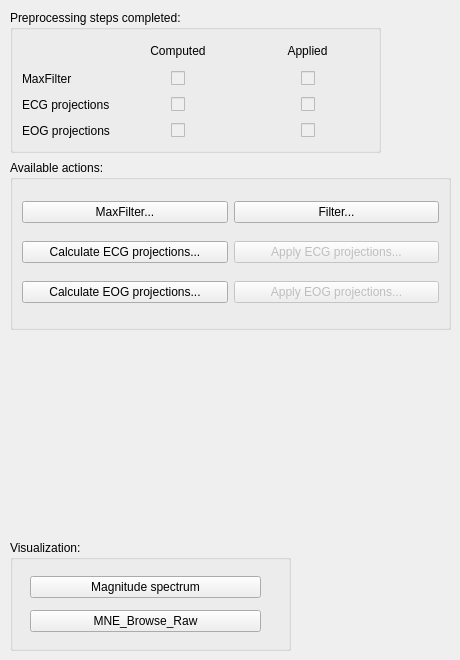
            <widget class="QWidget" name="tabPreprocessing">
             <attribute name="title">
              <string>Preprocessing</string>
             </attribute>
             <widget class="QGroupBox" name="groupBoxAvailablePreprocessing">
              <property name="geometry">
               <rect>
                <x>10</x>
                <y>160</y>
                <width>441</width>
                <height>170</height>
               </rect>
              </property>
              <property name="maximumSize">
               <size>
                <width>16777215</width>
                <height>16777215</height>
               </size>
              </property>
              <property name="title">
               <string>Available actions:</string>
              </property>
              <layout class="QGridLayout" name="gridLayout_3">
               <item row="1" column="0">
                <layout class="QHBoxLayout" name="horizontalLayout">
                 <item>
                  <widget class="QPushButton" name="pushButtonECG">
                   <property name="text">
                    <string>Calculate ECG projections...</string>
                   </property>
                  </widget>
                 </item>
                 <item>
                  <widget class="QPushButton" name="pushButtonApplyECG">
                   <property name="enabled">
                    <bool>false</bool>
                   </property>
                   <property name="text">
                    <string>Apply ECG projections...</string>
                   </property>
                  </widget>
                 </item>
                </layout>
               </item>
               <item row="2" column="0">
                <layout class="QHBoxLayout" name="horizontalLayout_12">
                 <item>
                  <widget class="QPushButton" name="pushButtonEOG">
                   <property name="text">
                    <string>Calculate EOG projections...</string>
                   </property>
                  </widget>
                 </item>
                 <item>
                  <widget class="QPushButton" name="pushButtonApplyEOG">
                   <property name="enabled">
                    <bool>false</bool>
                   </property>
                   <property name="text">
                    <string>Apply EOG projections...</string>
                   </property>
                  </widget>
                 </item>
                </layout>
               </item>
               <item row="0" column="0">
                <layout class="QHBoxLayout" name="horizontalLayout_18">
                 <item>
                  <widget class="QPushButton" name="pushButtonMaxFilter">
                   <property name="text">
                    <string>MaxFilter...</string>
                   </property>
                  </widget>
                 </item>
                 <item>
                  <widget class="QPushButton" name="pushButtonFilter">
                   <property name="text">
                    <string>Filter...</string>
                   </property>
                  </widget>
                 </item>
                </layout>
               </item>
              </layout>
             </widget>
             <widget class="QGroupBox" name="groupBoxPreprocessingCheckBoxes">
              <property name="geometry">
               <rect>
                <x>10</x>
                <y>10</y>
                <width>371</width>
                <height>143</height>
               </rect>
              </property>
              <property name="sizePolicy">
               <sizepolicy hsizetype="MinimumExpanding" vsizetype="Preferred">
                <horstretch>0</horstretch>
                <verstretch>0</verstretch>
               </sizepolicy>
              </property>
              <property name="minimumSize">
               <size>
                <width>60</width>
                <height>0</height>
               </size>
              </property>
              <property name="title">
               <string>Preprocessing steps completed:</string>
              </property>
              <layout class="QVBoxLayout" name="verticalLayout_10">
               <item>
                <layout class="QGridLayout" name="gridLayout_6">
                 <property name="sizeConstraint">
                  <enum>QLayout::SetDefaultConstraint</enum>
                 </property>
                 <item row="0" column="2">
                  <widget class="QLabel" name="labelEOGApplied_2">
                   <property name="text">
                    <string>Applied</string>
                   </property>
                   <property name="alignment">
                    <set>Qt::AlignCenter</set>
                   </property>
                  </widget>
                 </item>
                 <item row="2" column="0">
                  <widget class="QLabel" name="labelECGComputed_2">
                   <property name="text">
                    <string>ECG projections</string>
                   </property>
                  </widget>
                 </item>
                 <item row="3" column="0">
                  <widget class="QLabel" name="labelEOGComputed_2">
                   <property name="text">
                    <string>EOG projections</string>
                   </property>
                  </widget>
                 </item>
                 <item row="0" column="1">
                  <widget class="QLabel" name="labelECGApplied_2">
                   <property name="text">
                    <string>Computed</string>
                   </property>
                   <property name="alignment">
                    <set>Qt::AlignCenter</set>
                   </property>
                  </widget>
                 </item>
                 <item row="1" column="0">
                  <widget class="QLabel" name="labelMaxFilter_2">
                   <property name="text">
                    <string>MaxFilter</string>
                   </property>
                  </widget>
                 </item>
                 <item row="1" column="1">
                  <layout class="QHBoxLayout" name="horizontalLayout_13">
                   <item>
                    <spacer name="horizontalSpacer_5">
                     <property name="orientation">
                      <enum>Qt::Horizontal</enum>
                     </property>
                     <property name="sizeHint" stdset="0">
                      <size>
                       <width>40</width>
                       <height>20</height>
                      </size>
                     </property>
                    </spacer>
                   </item>
                   <item>
                    <widget class="QCheckBox" name="checkBoxMaxFilterComputed">
                     <property name="enabled">
                      <bool>false</bool>
                     </property>
                     <property name="inputMethodHints">
                      <set>Qt::ImhDigitsOnly</set>
                     </property>
                     <property name="text">
                      <string/>
                     </property>
                    </widget>
                   </item>
                   <item>
                    <spacer name="horizontalSpacer_8">
                     <property name="orientation">
                      <enum>Qt::Horizontal</enum>
                     </property>
                     <property name="sizeHint" stdset="0">
                      <size>
                       <width>40</width>
                       <height>20</height>
                      </size>
                     </property>
                    </spacer>
                   </item>
                  </layout>
                 </item>
                 <item row="2" column="2">
                  <layout class="QHBoxLayout" name="horizontalLayout_16">
                   <item>
                    <spacer name="horizontalSpacer_9">
                     <property name="orientation">
                      <enum>Qt::Horizontal</enum>
                     </property>
                     <property name="sizeHint" stdset="0">
                      <size>
                       <width>40</width>
                       <height>20</height>
                      </size>
                     </property>
                    </spacer>
                   </item>
                   <item>
                    <widget class="QCheckBox" name="checkBoxECGApplied">
                     <property name="enabled">
                      <bool>false</bool>
                     </property>
                     <property name="text">
                      <string/>
                     </property>
                    </widget>
                   </item>
                   <item>
                    <spacer name="horizontalSpacer_10">
                     <property name="orientation">
                      <enum>Qt::Horizontal</enum>
                     </property>
                     <property name="sizeHint" stdset="0">
                      <size>
                       <width>40</width>
                       <height>20</height>
                      </size>
                     </property>
                    </spacer>
                   </item>
                  </layout>
                 </item>
                 <item row="2" column="1">
                  <layout class="QHBoxLayout" name="horizontalLayout_17">
                   <item>
                    <spacer name="horizontalSpacer_11">
                     <property name="orientation">
                      <enum>Qt::Horizontal</enum>
                     </property>
                     <property name="sizeHint" stdset="0">
                      <size>
                       <width>40</width>
                       <height>20</height>
                      </size>
                     </property>
                    </spacer>
                   </item>
                   <item>
                    <widget class="QCheckBox" name="checkBoxECGComputed">
                     <property name="enabled">
                      <bool>false</bool>
                     </property>
                     <property name="text">
                      <string/>
                     </property>
                    </widget>
                   </item>
                   <item>
                    <spacer name="horizontalSpacer_12">
                     <property name="orientation">
                      <enum>Qt::Horizontal</enum>
                     </property>
                     <property name="sizeHint" stdset="0">
                      <size>
                       <width>40</width>
                       <height>20</height>
                      </size>
                     </property>
                    </spacer>
                   </item>
                  </layout>
                 </item>
                 <item row="3" column="1">
                  <layout class="QHBoxLayout" name="horizontalLayout_19">
                   <item>
                    <spacer name="horizontalSpacer_15">
                     <property name="orientation">
                      <enum>Qt::Horizontal</enum>
                     </property>
                     <property name="sizeHint" stdset="0">
                      <size>
                       <width>40</width>
                       <height>20</height>
                      </size>
                     </property>
                    </spacer>
                   </item>
                   <item>
                    <widget class="QCheckBox" name="checkBoxEOGComputed">
                     <property name="enabled">
                      <bool>false</bool>
                     </property>
                     <property name="text">
                      <string/>
                     </property>
                    </widget>
                   </item>
                   <item>
                    <spacer name="horizontalSpacer_16">
                     <property name="orientation">
                      <enum>Qt::Horizontal</enum>
                     </property>
                     <property name="sizeHint" stdset="0">
                      <size>
                       <width>40</width>
                       <height>20</height>
                      </size>
                     </property>
                    </spacer>
                   </item>
                  </layout>
                 </item>
                 <item row="3" column="2">
                  <layout class="QHBoxLayout" name="horizontalLayout_20">
                   <item>
                    <spacer name="horizontalSpacer_13">
                     <property name="orientation">
                      <enum>Qt::Horizontal</enum>
                     </property>
                     <property name="sizeHint" stdset="0">
                      <size>
                       <width>40</width>
                       <height>20</height>
                      </size>
                     </property>
                    </spacer>
                   </item>
                   <item>
                    <widget class="QCheckBox" name="checkBoxEOGApplied">
                     <property name="enabled">
                      <bool>false</bool>
                     </property>
                     <property name="text">
                      <string/>
                     </property>
                    </widget>
                   </item>
                   <item>
                    <spacer name="horizontalSpacer_14">
                     <property name="orientation">
                      <enum>Qt::Horizontal</enum>
                     </property>
                     <property name="sizeHint" stdset="0">
                      <size>
                       <width>40</width>
                       <height>20</height>
                      </size>
                     </property>
                    </spacer>
                   </item>
                  </layout>
                 </item>
                 <item row="1" column="2">
                  <layout class="QHBoxLayout" name="horizontalLayout_21">
                   <item>
                    <spacer name="horizontalSpacer_7">
                     <property name="orientation">
                      <enum>Qt::Horizontal</enum>
                     </property>
                     <property name="sizeHint" stdset="0">
                      <size>
                       <width>40</width>
                       <height>20</height>
                      </size>
                     </property>
                    </spacer>
                   </item>
                   <item>
                    <widget class="QCheckBox" name="checkBoxMaxFilterApplied">
                     <property name="enabled">
                      <bool>false</bool>
                     </property>
                     <property name="text">
                      <string/>
                     </property>
                    </widget>
                   </item>
                   <item>
                    <spacer name="horizontalSpacer_17">
                     <property name="orientation">
                      <enum>Qt::Horizontal</enum>
                     </property>
                     <property name="sizeHint" stdset="0">
                      <size>
                       <width>40</width>
                       <height>20</height>
                      </size>
                     </property>
                    </spacer>
                   </item>
                  </layout>
                 </item>
                </layout>
               </item>
              </layout>
             </widget>
             <widget class="QGroupBox" name="groupBoxVisualization_2">
              <property name="geometry">
               <rect>
                <x>10</x>
                <y>540</y>
                <width>281</width>
                <height>111</height>
               </rect>
              </property>
              <property name="title">
               <string>Visualization:</string>
              </property>
              <widget class="QWidget" name="verticalLayoutWidget_2">
               <property name="geometry">
                <rect>
                 <x>20</x>
                 <y>30</y>
                 <width>231</width>
                 <height>70</height>
                </rect>
               </property>
               <layout class="QVBoxLayout" name="verticalLayout">
                <property name="topMargin">
                 <number>0</number>
                </property>
                <item>
                 <widget class="QPushButton" name="pushButtonSpectrum">
                  <property name="text">
                   <string>Magnitude spectrum</string>
                  </property>
                 </widget>
                </item>
                <item>
                 <widget class="QPushButton" name="pushButtonMNE_Browse_Raw_2">
                  <property name="text">
                   <string>MNE_Browse_Raw</string>
                  </property>
                 </widget>
                </item>
               </layout>
              </widget>
              <zorder>pushButtonMNE_Browse_Raw_2</zorder>
              <zorder>verticalLayoutWidget_2</zorder>
             </widget>
            </widget>
